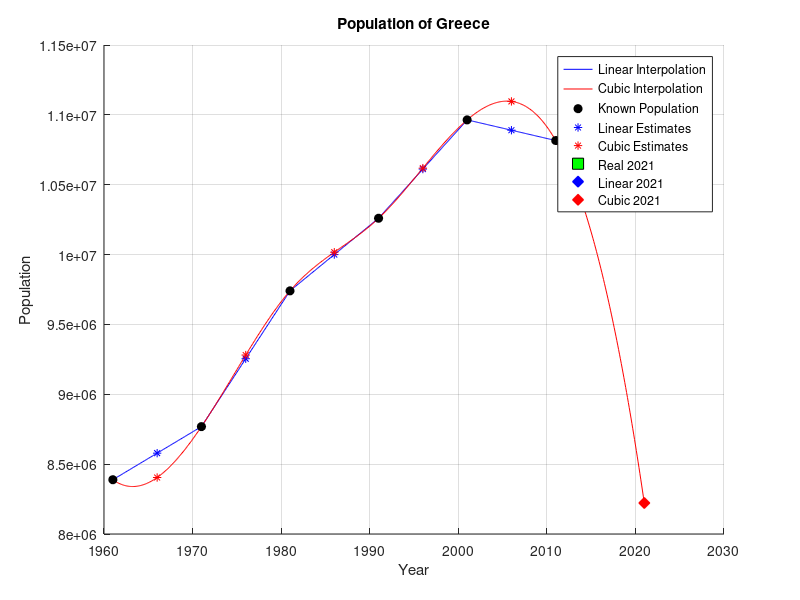

Reproduce this figure in MATLAB.
% Exercise 1
years = [1961, 1971, 1981, 1991, 2001, 2011];
pop = [8388553, 8768641, 9740417, 10259900, 10964020, 10816286];

years_est = [1966, 1976, 1986, 1996, 2006];

% Linear piecewise
pop_linear_est = interp1(years, pop, years_est, 'linear');
% Cubic piecewise (using spline)
pop_cubic_est = spline(years, pop, years_est);

fprintf('Estimates with linear interpolation:\n');
disp(pop_linear_est);
fprintf('Estimates with cubic interpolation:\n');
disp(pop_cubic_est);

year_pred = 2021;
pop_real_2021 = 10482487;

% Extrapolation for 2021
pop_linear_pred = interp1(years, pop, year_pred, 'linear', 'extrap');
pop_cubic_pred = spline(years, pop, year_pred);

% Error calculation
error_linear = abs(pop_real_2021 - pop_linear_pred);
error_cubic = abs(pop_real_2021 - pop_cubic_pred);

% Relative error calculation
rel_error_linear = error_linear / pop_real_2021;
rel_error_cubic = error_cubic / pop_real_2021;

fprintf('Prediction 2021 (linear): %.0f\n', pop_linear_pred);
fprintf('Prediction 2021 (cubic): %.0f\n', pop_cubic_pred);
fprintf('Error 2021 (linear): %.0f, Relative: %f\n', error_linear, rel_error_linear);
fprintf('Error 2021 (cubic): %.0f, Relative: %f\n', error_cubic, rel_error_cubic);

% Plotting
figure;
hold on;

% Continuous plots for piecewise polynomials
x_plot = 1961:0.1:2021;
y_linear_plot = interp1(years, pop, x_plot, 'linear', 'extrap');
y_cubic_plot = spline(years, pop, x_plot);

plot(x_plot, y_linear_plot, 'b-', 'DisplayName', 'Linear Interpolation');
plot(x_plot, y_cubic_plot, 'r-', 'DisplayName', 'Cubic Interpolation');

% Known points with dots
plot(years, pop, 'ko', 'MarkerFaceColor', 'k', 'DisplayName', 'Known Population');

% Estimates with asterisks
plot(years_est, pop_linear_est, 'b*', 'DisplayName', 'Linear Estimates');
plot(years_est, pop_cubic_est, 'r*', 'DisplayName', 'Cubic Estimates');

% 2021 Real with square
plot(year_pred, pop_real_2021, 'ks', 'MarkerSize', 8, 'MarkerFaceColor', 'g', 'DisplayName', 'Real 2021');

% 2021 Predictions with rhombuses (diamonds)
plot(year_pred, pop_linear_pred, 'bd', 'MarkerSize', 8, 'MarkerFaceColor', 'b', 'DisplayName', 'Linear 2021');
plot(year_pred, pop_cubic_pred, 'rd', 'MarkerSize', 8, 'MarkerFaceColor', 'r', 'DisplayName', 'Cubic 2021');

xlabel('Year');
ylabel('Population');
title('Population of Greece');
legend('Location', 'best');
grid on;
hold off;
